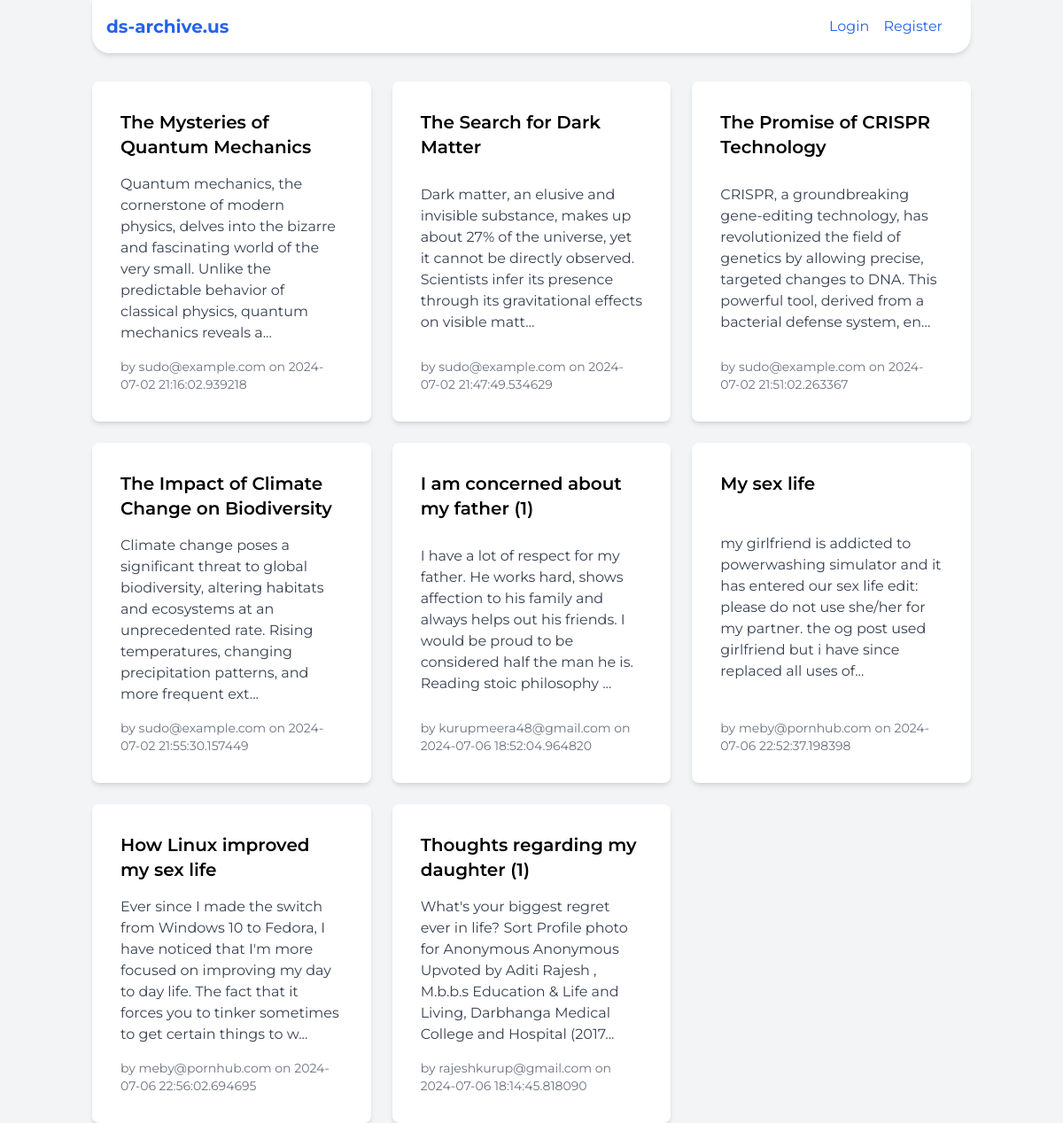
Page /api/ on the earlier database version.
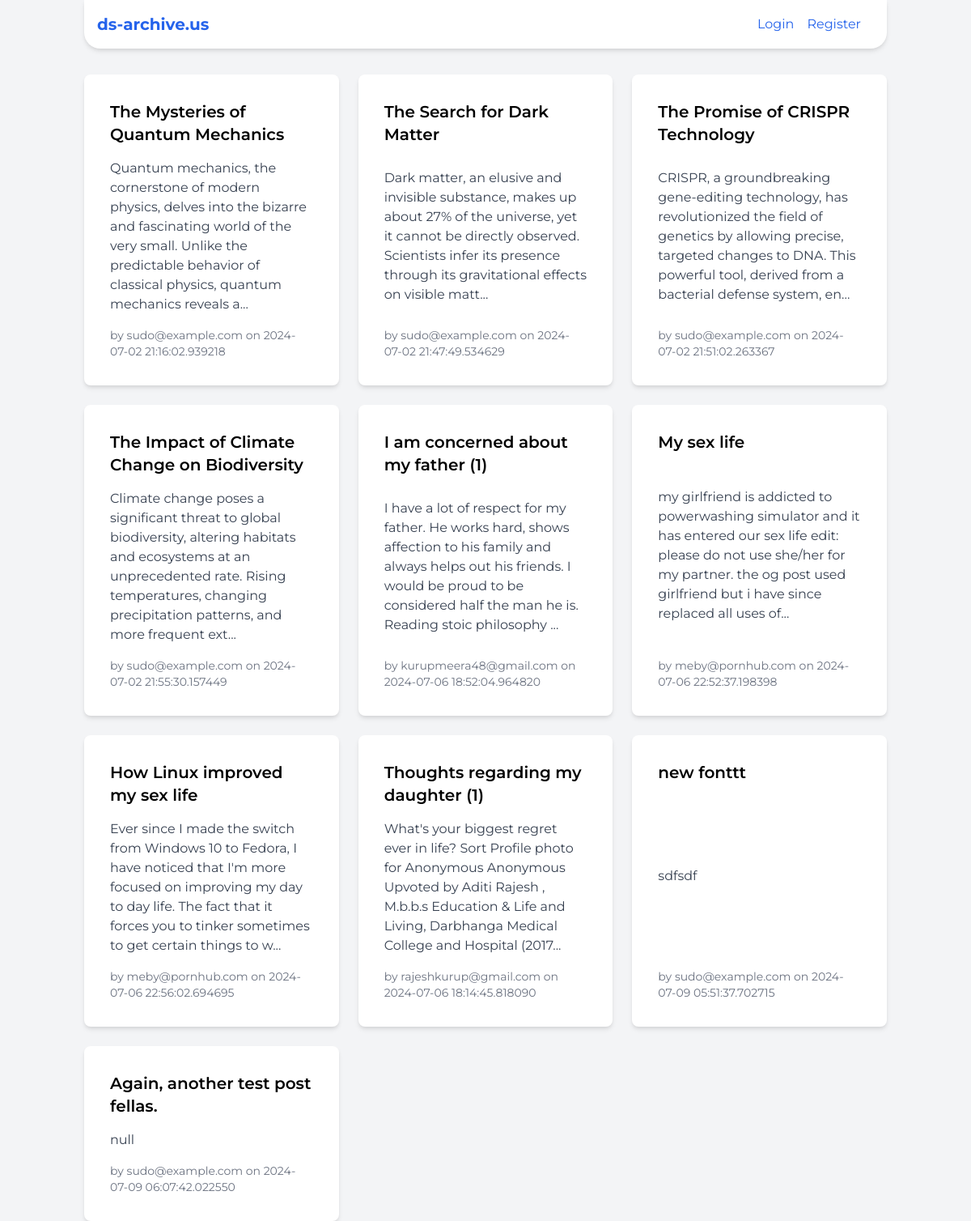
Same page on the later database version.
### app/db.py (models this page shows)
class BlogPost(Base):
    __tablename__ = 'blog_posts'
    id = Column(Integer, primary_key=True)
    title = Column(String(100), nullable=False)
    content = Column(String(1000), nullable=False)
    author = Column(String(50), nullable=False)
    created_at = Column(DateTime, default=datetime.utcnow)
    comments = relationship('Comment', back_populates='post')

### app/routes.py (the view)
@api.route("/", methods=["GET"])
def index():
    current_user = session.get('user_email')
    access_token = session.get('access_token')
    posts = db.get_all_blog_posts()
    return render_template("index.html", posts=posts, user=current_user, access_token=access_token)

### app/db.py (called while the page is built)
    def get_all_blog_posts(self):
        return self.session.query(BlogPost).all()

### app/templates/index.html (shortened to what this page needs)
<!DOCTYPE html>
<html lang="en">
<head>
    <link href="https://cdn.jsdelivr.net/npm/tailwindcss@2.2.19/dist/tailwind.min.css" rel="stylesheet">
</head>
<body class="bg-gray-100">
    <div class="container mx-auto px-4">
        <header class="bg-white shadow-md mb-8 header">
            <div class="flex items-center justify-between py-4 ml-4 mr-4">
                <h1 class="text-xl font-bold text-blue-600">ds-archive.us</h1>
                <ul class="flex gap-4">
                    {% if user %}
                        <li class="text-gray-600">Welcome, {{ user.split('@')[0] }}</li>
                        <li><a href="{{ url_for('api.logout') }}" class="text-blue-600">Logout</a></li>
                    {% else %}
                        <li><a href="{{ url_for('api.login') }}" class="text-blue-600">Login</a></li>
                        <li><a href="{{ url_for('api.register') }}" class="text-blue-600">Register</a></li>
                    {% endif %}
                </ul>
            </div>
        </header>
        <div class="grid gap-6 grid-cols-1 md:grid-cols-2 lg:grid-cols-3">
            {% for post in posts %}
                <a href="{{ url_for('api.get_post', post_id=post.id) }}" class="block">
                    <div class="bg-white rounded-lg shadow-md p-8 cursor-pointer hover:shadow-lg transition h-full flex flex-col justify-between">
                        <h3 class="text-xl font-semibold mb-4">{{ post.title }}</h3>
                        <p class="text-gray-700">
                            {{ post.content[:200] }}{% if post.content|length > 200 %}...{% endif %}
                        </p>
                        <div class="text-gray-500 text-sm mt-4">by {{ post.author }} on {{ post.created_at }}</div>
                    </div>
                </a>
            {% endfor %}
        </div>
    </div>
</body>
</html>

### app/templates/index.html (style rules this page uses)
body { font-family: 'Montserrat', sans-serif; }
.header { border-bottom-left-radius: 20px; border-bottom-right-radius: 20px; }

Differences in the rows shown:
added BlogPost: title "new fonttt", content "sdfsdf", author "sudo@example.com", created_at "2024-07-09 05:51:37.702715"
added BlogPost: title "Again, another test post fellas.", content "null", author "sudo@example.com", created_at "2024-07-09 06:07:42.022550"
